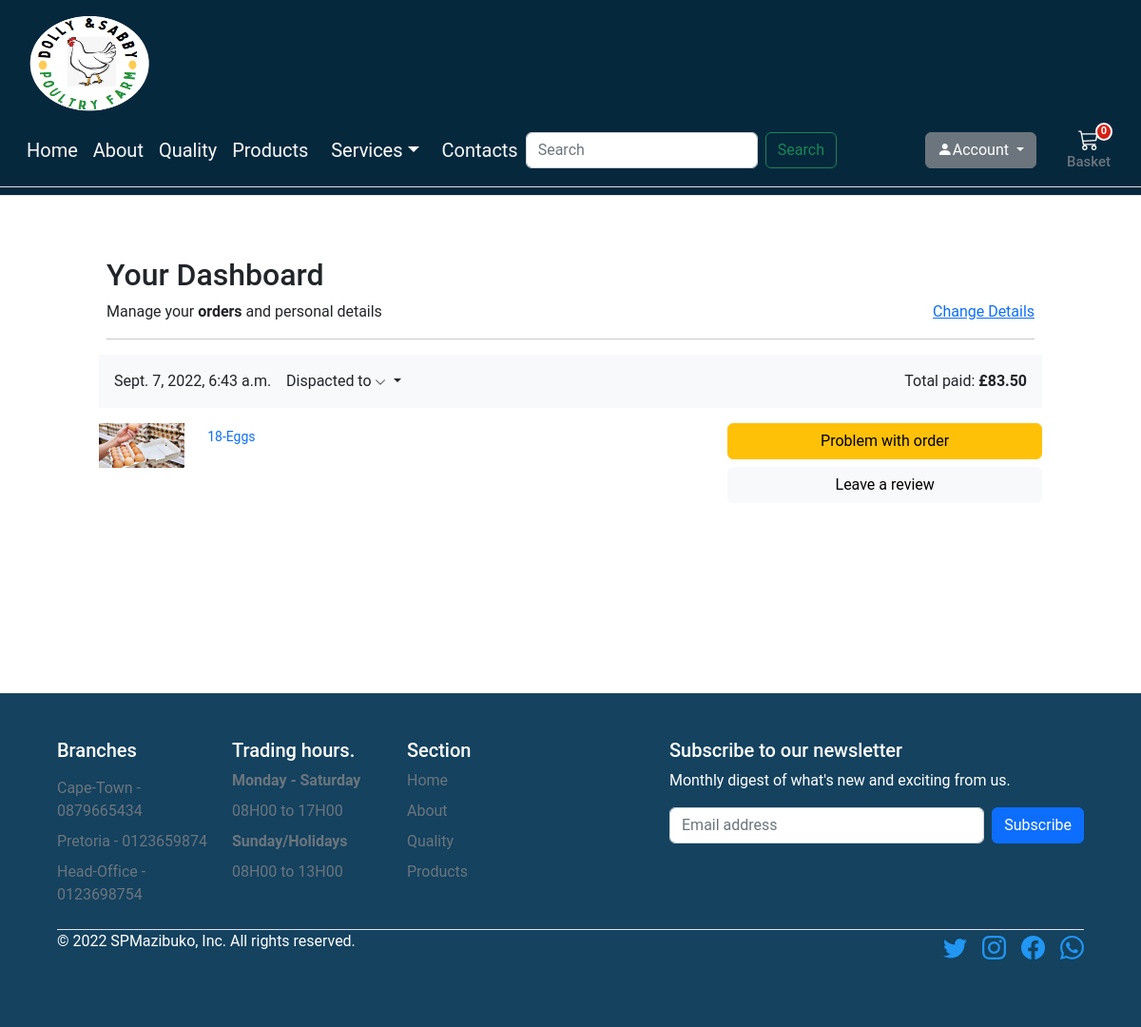
/account/dashboard/ (signed in), run on the app's committed database.
### orders/models.py (models this page shows, shortened)
class Order(models.Model):
    user = models.ForeignKey(settings.AUTH_USER_MODEL, on_delete=models.CASCADE, related_name='order_user')
    full_name = models.CharField(max_length=50)
    address1 = models.CharField(max_length=250)
    address2 = models.CharField(max_length=250)
    city = models.CharField(max_length=100)
    phone = models.CharField(max_length=100)
    post_code = models.CharField(max_length=20)
    created = models.DateTimeField(auto_now_add=True)
    updated = models.DateTimeField(auto_now=True)
    total_paid = models.DecimalField(max_digits=5, decimal_places=2)
    order_key = models.CharField(max_length=200)
    billing_status = models.BooleanField(default=False)
    class Meta:
        ordering = ('-created',)

class OrderItem(models.Model):
    order = models.ForeignKey(Order,related_name='items',on_delete=models.CASCADE)
    product = models.ForeignKey(Product,related_name='order_items',on_delete=models.CASCADE)
    price = models.DecimalField(max_digits=5, decimal_places=2)
    quantity = models.PositiveIntegerField(default=1)

### store/models.py (models this page shows)
class Product(models.Model):
    category = models.ForeignKey(Category, related_name='product', on_delete=models.CASCADE)
    created_by = models.ForeignKey(settings.AUTH_USER_MODEL, on_delete=models.CASCADE, related_name='product_creator')
    title = models.CharField(max_length=255)
    author = models.CharField(max_length=255, default='admin')
    description = models.TextField(blank=True)
    image = models.ImageField(upload_to='images/', default='images/default.png')
    slug = models.SlugField(max_length=255)
    price = models.DecimalField(max_digits=4, decimal_places=2)
    in_stock = models.BooleanField(default=True)
    is_active = models.BooleanField(default=True)
    created = models.DateTimeField(auto_now_add=True)
    updated = models.DateTimeField(auto_now=True)
    objects = models.Manager()
    products = ProductManager()
    class Meta:
        verbose_name_plural = 'Products'
        ordering = ('-created',)
    def get_absolute_url(self):
        return reverse('store:product_detail', args=[self.slug])
    def __str__(self):
        return self.title

### account/views.py (the view)
# urls.py: path('dashboard/', views.dashboard, name='dashboard'),
@login_required
def dashboard(request):
    orders = user_orders(request)
    return render(request,'account/user/dashboard.html',{'section': 'profile', 'orders': orders})

### basket/basket.py (called while the page is built)
    def __len__(self):
        return sum(item['qty'] for item in self.basket.values())

### basket/context_processors.py (called while the page is built)
def basket(request):
    return {'basket': Basket(request)}

### orders/views.py (called while the page is built)
def user_orders(request):
    user_id = request.user.id
    orders = Order.objects.filter(user_id=user_id).filter(billing_status=True)
    return orders

### templates/account/user/dashboard.html (shortened to what this page needs)
{% extends "../../store/base.html" %}
{% load static %}
{% block content %}
<main class="pt-5" style="margin-bottom:200px;">
  <div class="container" style="max-width: 1000px">
    <div class="col-12">
      <h1 class="h2">Your Dashboard</h1>
    </div>
    <div class="col-12 d-flex justify-content-between">
      <div>Manage your <b>orders</b> and personal details</div>
      <div><a href="{% url "account:edit_details" %}">Change Details</a></div>
    </div>
    <hr />
  </div>
  <div class="container" style="max-width: 1000px">
    {% for order in orders %}
    <div class="row g-3">
      <div class="col-12 bg-light p-3 d-flex justify-content-between">
        <div class="d-flex d-flex-inline">
          <div class="pe-3">{{ order.created }}</div>
          <div class="dropdown">
          <a class="text-reset text-decoration-none dropdown-toggle" href="#" role="link" id="dropdownLink" data-bs-toggle="dropdown" aria-expanded="false">
          Dispacted to
          <svg xmlns="http://www.w3.org/2000/svg" width="12" height="12" fill="currentColor" class="bi bi-chevron-down" viewBox="0 0 16 16">
            <path fill-rule="evenodd" d="M1.646 4.646a.5.5 0 0 1 .708 0L8 10.293l5.646-5.647a.5.5 0 0 1 .708.708l-6 6a.5.5 0 0 1-.708 0l-6-6a.5.5 0 0 1 0-.708z"/>
          </svg>
          </a>
          </div>
        </div>
        <div class="text-end">
          Total paid: <span class="fw-bold">£{{ order.total_paid }}</span>
        </div>
      </div>
      <div class="col-md-5 col-lg-4 order-md-last p-0 order-3">
        <div class="d-grid gap-2 ">
          <button class="btn btn-warning" type="button">Problem with order</button>
          <button class="btn btn-light" type="button">Leave a review</button>
        </div>
      </div>
      <div class="col-md-7 col-lg-8 p-0">
        {% for item in order.items.all %}
        <div class="card mb-3 border-0">
          <div class="row g-0">
            <div class="col-md-2 d-none d-md-block">
              <img class="img-fluid" style="width:90px" src="{{item.product.image.url}}" />
            </div>
            <div class="col-md-10">
              <div class="card-body p-1">
                <a class="text-decoration-none" href="{{ item.product.get_absolute_url }}">
                  <p class="card-text small">{{item.product|title}}</p>
                </a>
              </div>
            </div>
          </div>
        </div>
        {% endfor %}
      </div>
    </div>
    {% endfor %}
  </div>
</main>
{% endblock %}

### static/styles/style.css (style rules this page uses)
@media (min-width: 1000px) { .container { max-width: 1000px; } }
@media (max-width: 1200px) { .container { max-width: 100%; padding:0 24px; } }
.dropdown-toggle::after { display: none; }
html, body, p, div { letter-spacing: -0.02px; font-family: 'Roboto', sans-serif; }

### static/styles/dashboard_style.css (style rules this page uses)
:root { --main-bg-color: #009d63; --main-text-color: #009d63; --second-text-color: #bbbec5; --second-bg-color: #c1efde; }

### data on the page
Order: created "Sept. 7, 2022, 6:43 a.m.", total_paid "83.50"
OrderItem: product.image (picture), product "18-Eggs"
